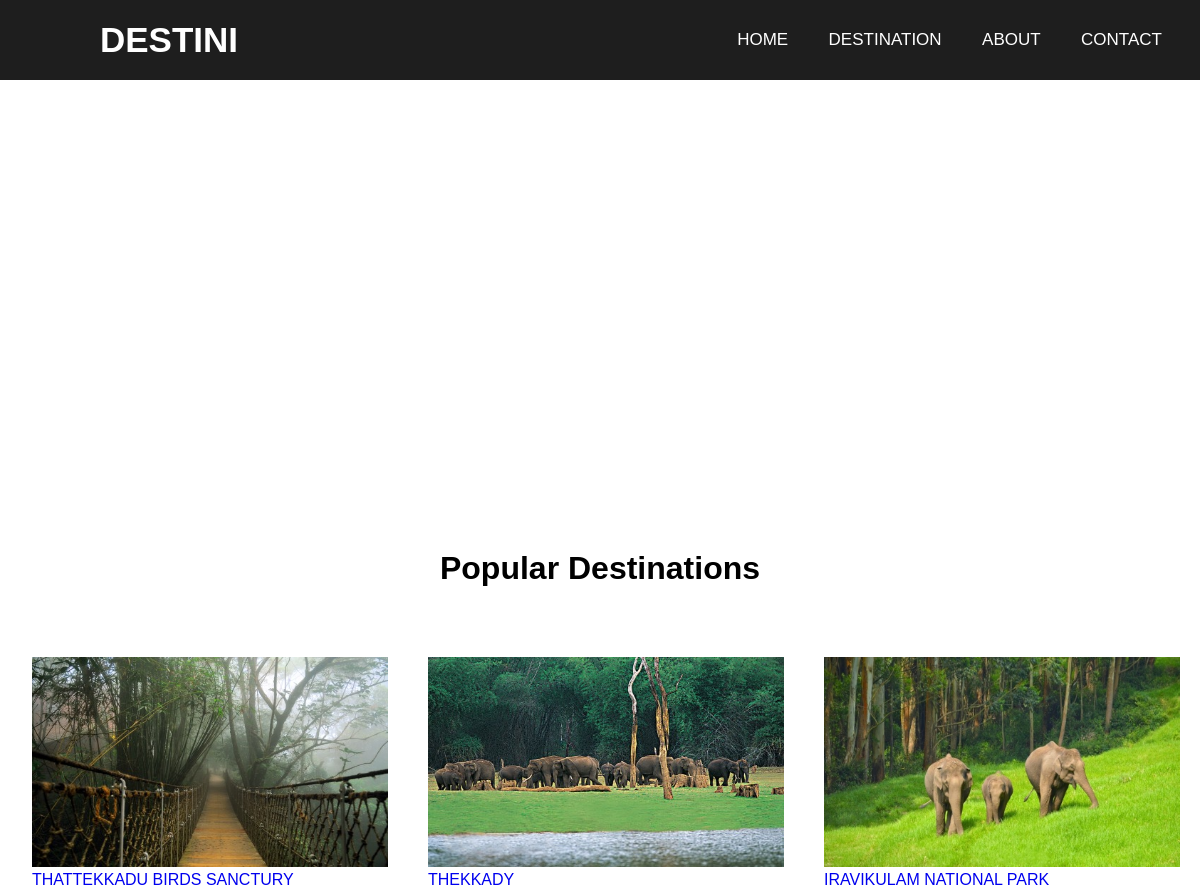
The page / on the database its author committed.
### destination/models.py (models this page shows, shortened)
class popular(models.Model):
    name = models.ForeignKey('destination', on_delete=models.CASCADE)
    class Meta:
        verbose_name = 'Popular'
        verbose_name_plural = 'Popular'

class destination(models.Model):
    name = models.CharField(max_length=50, unique=True, verbose_name="Name")
    district = models.ForeignKey('districts', on_delete=models.CASCADE)
    place = models.CharField(max_length=50, verbose_name="Place")
    route_road = models.CharField(max_length=100, verbose_name="By road")
    route_air = models.CharField(max_length=100, verbose_name="By air")
    route_rail = models.CharField(max_length=100, verbose_name="By rail")
    best_time = models.TextField(verbose_name="Best time for visit")
    Things_to_do = models.TextField(verbose_name="Things to do")
    type = models.CharField(max_length=200, verbose_name="Type")
    image = models.ImageField(upload_to='pics', verbose_name="Picture")
    class Meta:
        verbose_name = 'Destination'
        verbose_name_plural = 'Destinations'

### destination/views.py (the view)
# urls.py: path('', index),
def index(request):
    dist = districts.objects.get(name="IDUKKI")
    pops = popular.objects.all()
    return render(request, 'index.html', {'pops': pops, 'dist': dist})

### destination/templates/index.html (shortened to what this page needs)
<!DOCTYPE html>
<html lang="en" dir="ltr">
<head>
  <link rel="stylesheet" href="../static/style.css">
</head>
<body>
  <nav class="menu-bar">
    <div>
       <label class="logo">DESTINI</label>
       <ul class="lists">
         <li class="list"><a class="link active" href="/">Home</a></li>
         <li class="list"><a class="link active" href="/destinations/{{ dist.name }}">Destination</a></li>
         <li class="list"><a class="link active" href="/about/">About</a></li>
         <li class="list"><a class="link active" href="/contact/">Contact</a></li>
       </ul>
    </div>
  </nav>
  <div class="slide">
  </div>
  <h1> Popular Destinations </h1>
  <div>
     {% for pop in pops %}
          <div class="grid-div">
           <img  class="grid-img" src="{{ pop.name.image.url }}">
           <a href="#">{{ pop.name.name }}</a>
          </div>
      {% endfor %}
  </div>
</body>
</html>

### destination/static/style.css (style rules this page uses)
* { padding: 0; margin: 0; text-decoration: none; list-style: none; box-sizing: border-box; }
body { font-family: sans-serif; }
.menu-bar { background: #1e1e1e; height: 80px; width:100%; }
.logo { color: white; font-size: 35px; line-height: 80px; padding: 0 100px; font-weight: bold; }
.lists { float: right; margin-right: 20px }
.list { display: inline-block; line-height: 80px; margin: 0 5px; }
.link { color: white; font-size: 17px; text-transform: uppercase; padding: 7px 13px; border-radius: 3px; }
.slide { position:relative; width: 70%; height: 300px; margin-top: 15vh; }
h1 { text-align: center; margin-top: 50px; margin-bottom: 50px; }
.grid-div { float: right; height: 250px; width: 33%; padding: 20px; }
.grid-img { height: 100%; width: 100%; }

### rows shown on the page
popular: name.image (picture), name.name "IRAVIKULAM NATIONAL PARK"
popular: name.image (picture), name.name "THEKKADY"
popular: name.image (picture), name.name "THATTEKKADU BIRDS SANCTURY"
